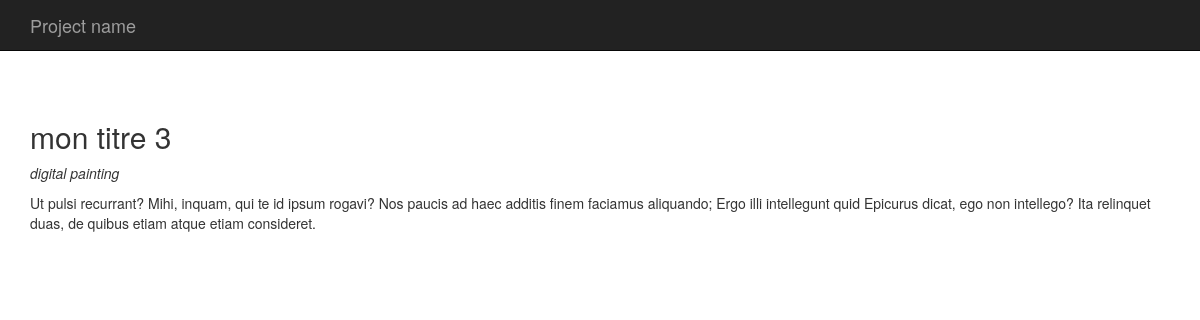
The page /index.php?p=posts.single&id=3 on the database as committed earlier.
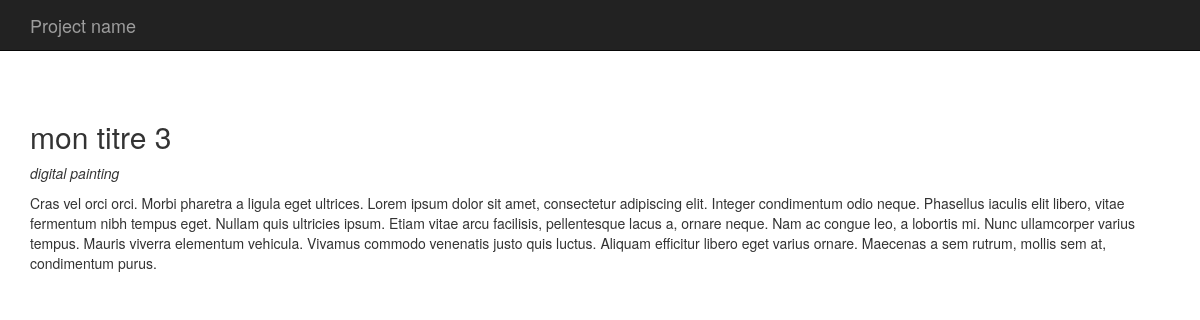
The same page on the database as committed later.
### tables this page shows
CREATE TABLE `articles` (
  `id` int(11) NOT NULL,
  `titre` varchar(255) DEFAULT NULL,
  `contenu` longtext,
  `date` datetime DEFAULT NULL,
  `category_id` int(11) DEFAULT NULL
);

CREATE TABLE `categories` (
  `id` int(11) NOT NULL,
  `titre` varchar(255) DEFAULT NULL
);

### app/App.php (called while the page is built, shortened)
<?php
    class App{
        private $db_instance;
        private static $_instance;
        public static function getInstance(){
            if(is_null(self::$_instance)){
                self::$_instance = new App();
            }
            return self::$_instance;
        }
        public static function load(){
            require ROOT . '/app/Autoloader.php';
            require ROOT . '/core/Autoloader.php';
        }
        public function getTable($name){
            return new $class_name($this->getDb());
        }
        public function getDb(){
            $config = config::getInstance(ROOT . '/config/config.php');
            if(is_null($this->db_instance)){
                $this->db_instance = new MysqlDatabase($config->get('db_name'), $config->get('db_user'), $config->get('db_pass'), $config->get('db_host'));
            }
            return $this->db_instance;
        }
    }
?>

### app/Autoloader.php (called while the page is built, shortened)
<?php
  class Autoloader{
      static function autoload($class){
          if (strpos($class, __NAMESPACE__ . '\\') === 0){
              $class = str_replace(__NAMESPACE__ . '\\', '', $class);
              $class = str_replace('\\', '/', $class);
          }
      }
  }

### core/Autoloader.php (called while the page is built, shortened)
<?php
  class Autoloader{
      static function autoload($class){
          if (strpos($class, __NAMESPACE__ . '\\') === 0){
              $class = str_replace(__NAMESPACE__ . '\\', '', $class);
              $class = str_replace('\\', '/', $class);
          }
      }
  }

### config/config.php (called while the page is built)
<?php
    return array(
      "db_user" => "root",
      "db_pass" => "root",
      "db_host" => "localhost",
      "db_name" => "blog"
  );
?>

### core/Config.php (called while the page is built, shortened)
<?php
    class Config{
        private $settings = [];
        private static $_instance;
        public static function getInstance($file){
            if(is_null(self::$_instance)){
                self::$_instance = new Config($file);
            }
            return self::$_instance;
        }
        public function __construct($file){
            $this->settings = require($file);
        }
        public function get($key){
            return $this->settings[$key];
        }
    }
?>

### core/Table/Table.php (called while the page is built, shortened)
<?php
    class Table{
      protected $db;
        public function __construct(Database $db){
            $this->db = $db;
        }
        public function query($statement, $attributes = null, $one = false){
            if($attributes){
                return $this->db->prepare(
                    $statement,
                    $attributes,
                    str_replace('Table', 'Entity', get_class($this)),
                    $one
                );
            }
            else{
                return $this->db->query(
                    $statement,
                    str_replace('Table', 'Entity', get_class($this)),
                    $one
                );
            }
        }
    }
?>

### core/Database/MysqlDatabase.php (called while the page is built, shortened)
<?php
    class MysqlDatabase extends Database{
        private $pdo;
        private function getPDO(){
            if($this->pdo === null){
                $pdo = new PDO('mysql:dbname=blog;host=localhost', 'root', 'root');
                $pdo->setAttribute(PDO::ATTR_ERRMODE, PDO::ERRMODE_EXCEPTION);
                $this->pdo = $pdo;
            }
            return $this->pdo;
        }
        public function prepare($statement, $attributes, $class_name = null, $one = false){
            $req = $this->getPDO()->prepare($statement);
            $req->execute($attributes);
            if($class_name === null){
                $req->setFetchMode(PDO::FETCH_OBJ);
            }
            else{
                $req->setFetchMode(PDO::FETCH_CLASS, $class_name);
            }
            if($one){
                $datas = $req->fetch();
            }
            else{
                $datas = $req->fetchAll();
            }
            return $datas;
        }
    }
?>

### app/Table/PostTable.php (called while the page is built, shortened)
<?php
    class PostTable extends Table{
        public function find($id){
            return $this->query("
                SELECT articles.id, articles.titre, articles.contenu, articles.date, categories.titre as categorie
                FROM articles
                LEFT JOIN categories ON category_id = categories.id
                WHERE articles.id = ?",
                [$id], true
            );
        }
    }
?>

### pages/posts/single.php (the view, shortened to what this page needs)
<?php
    $app = App::getInstance();
    $post =  $app->getTable('Post')->find($_GET['id']);
?>
<h2><?= $post->titre; ?></h2>
<p><em><?= $post->categorie; ?></em></p>
<p><?= $post->contenu; ?></p>

Rows that differ between the two databases and show on the page:
changed articles "mon titre 3": contenu "Ut pulsi recurrant? Mihi, inquam, qui te id ipsum rogavi? Nos paucis ad haec additis finem faciamus aliquando; Ergo illi intellegunt quid Epicurus dicat, ego non intellego? Ita relinquet duas, de quibus etiam atque etiam consideret." → "Cras vel orci orci. Morbi pharetra a ligula eget ultrices. Lorem ipsum dolor sit amet, consectetur adipiscing elit. Integer condimentum odio neque. Phasellus iaculis elit libero, vitae fermentum nibh tempus eget. Nullam quis ultricies ipsum. Etiam vitae arcu facilisis, pellentesque lacus a, ornare neque. Nam ac congue leo, a lobortis mi. Nunc ullamcorper varius tempus. Mauris viverra elementum vehicula. Vivamus commodo venenatis justo quis luctus. Aliquam efficitur libero eget varius ornare. Maecenas a sem rutrum, mollis sem at, condimentum purus."
